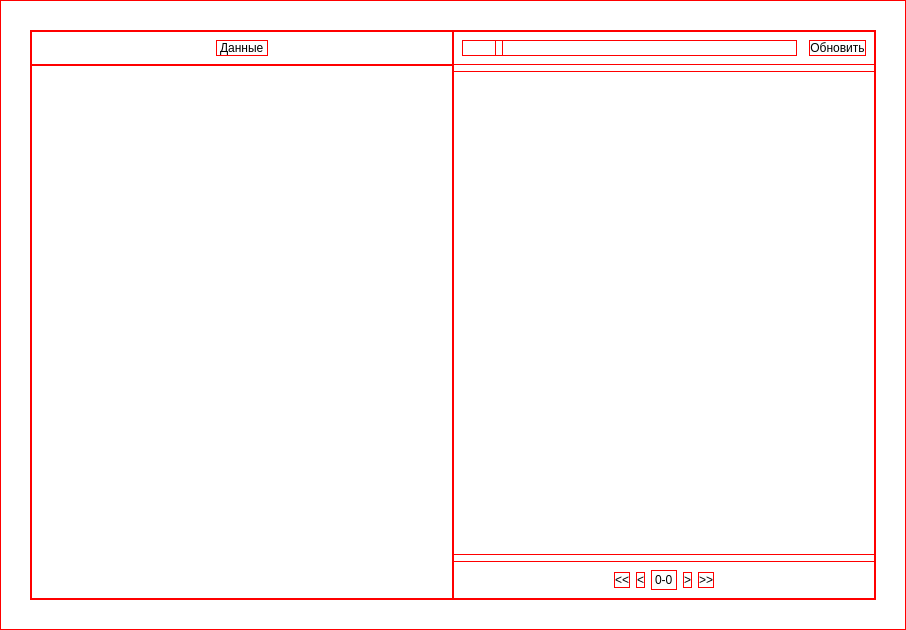
<?xml version="1.0" encoding="UTF-8"?>
<ui version="4.0">
 <class>Form</class>
 <widget class="QWidget" name="Form">
  <property name="geometry">
   <rect>
    <x>0</x>
    <y>0</y>
    <width>906</width>
    <height>630</height>
   </rect>
  </property>
  <property name="windowTitle">
   <string>Form</string>
  </property>
  <property name="styleSheet">
   <string notr="true">* {

	background-color: rgb(255, 255, 255);
border: 1px solid rgb(255, 0, 0);

}</string>
  </property>
  <layout class="QHBoxLayout" name="horizontalLayout_5">
   <property name="leftMargin">
    <number>30</number>
   </property>
   <property name="topMargin">
    <number>30</number>
   </property>
   <property name="rightMargin">
    <number>30</number>
   </property>
   <property name="bottomMargin">
    <number>30</number>
   </property>
   <item>
    <widget class="QWidget" name="widget" native="true">
     <layout class="QHBoxLayout" name="horizontalLayout">
      <property name="spacing">
       <number>0</number>
      </property>
      <property name="leftMargin">
       <number>0</number>
      </property>
      <property name="topMargin">
       <number>0</number>
      </property>
      <property name="rightMargin">
       <number>0</number>
      </property>
      <property name="bottomMargin">
       <number>0</number>
      </property>
      <item>
       <widget class="QSplitter" name="splitter">
        <property name="orientation">
         <enum>Qt::Horizontal</enum>
        </property>
        <property name="handleWidth">
         <number>0</number>
        </property>
        <widget class="QWidget" name="layoutWidget">
         <layout class="QVBoxLayout" name="verticalLayout_2">
          <property name="spacing">
           <number>0</number>
          </property>
          <item>
           <widget class="QWidget" name="widget_2" native="true">
            <property name="sizePolicy">
             <sizepolicy hsizetype="Preferred" vsizetype="Preferred">
              <horstretch>0</horstretch>
              <verstretch>0</verstretch>
             </sizepolicy>
            </property>
            <layout class="QHBoxLayout" name="horizontalLayout_2">
             <item>
              <widget class="QLabel" name="lbl_module">
               <property name="sizePolicy">
                <sizepolicy hsizetype="Fixed" vsizetype="Preferred">
                 <horstretch>0</horstretch>
                 <verstretch>0</verstretch>
                </sizepolicy>
               </property>
               <property name="text">
                <string>Данные</string>
               </property>
              </widget>
             </item>
            </layout>
           </widget>
          </item>
          <item>
           <widget class="QTreeWidget" name="trw_modules">
            <property name="contextMenuPolicy">
             <enum>Qt::CustomContextMenu</enum>
            </property>
            <attribute name="headerVisible">
             <bool>false</bool>
            </attribute>
            <attribute name="headerDefaultSectionSize">
             <number>100</number>
            </attribute>
            <column>
             <property name="text">
              <string notr="true">1</string>
             </property>
            </column>
           </widget>
          </item>
         </layout>
        </widget>
        <widget class="QWidget" name="wgt_table" native="true">
         <layout class="QVBoxLayout" name="verticalLayout_3">
          <item>
           <widget class="QWidget" name="wgt_table_tools" native="true">
            <layout class="QHBoxLayout" name="horizontalLayout_6">
             <item>
              <widget class="QWidget" name="wgt_filters" native="true">
               <layout class="QHBoxLayout" name="horizontalLayout_4">
                <property name="leftMargin">
                 <number>0</number>
                </property>
                <property name="topMargin">
                 <number>0</number>
                </property>
                <property name="rightMargin">
                 <number>0</number>
                </property>
                <property name="bottomMargin">
                 <number>0</number>
                </property>
                <item>
                 <widget class="QPushButton" name="btn_filter">
                  <property name="text">
                   <string/>
                  </property>
                  <property name="icon">
                   <iconset>
                    <normaloff>data/icons/Filter-b.svg</normaloff>data/icons/Filter-b.svg</iconset>
                  </property>
                 </widget>
                </item>
                <item>
                 <widget class="QListWidget" name="lst_filter">
                  <property name="sizePolicy">
                   <sizepolicy hsizetype="Expanding" vsizetype="Ignored">
                    <horstretch>0</horstretch>
                    <verstretch>0</verstretch>
                   </sizepolicy>
                  </property>
                  <property name="verticalScrollBarPolicy">
                   <enum>Qt::ScrollBarAlwaysOff</enum>
                  </property>
                  <property name="horizontalScrollBarPolicy">
                   <enum>Qt::ScrollBarAlwaysOff</enum>
                  </property>
                  <property name="sizeAdjustPolicy">
                   <enum>QAbstractScrollArea::AdjustToContentsOnFirstShow</enum>
                  </property>
                  <property name="flow">
                   <enum>QListView::LeftToRight</enum>
                  </property>
                 </widget>
                </item>
               </layout>
              </widget>
             </item>
             <item>
              <widget class="QWidget" name="wgt_cmd_bg" native="true">
               <layout class="QHBoxLayout" name="horizontalLayout_8">
                <property name="spacing">
                 <number>0</number>
                </property>
                <property name="leftMargin">
                 <number>0</number>
                </property>
                <property name="topMargin">
                 <number>0</number>
                </property>
                <property name="rightMargin">
                 <number>0</number>
                </property>
                <property name="bottomMargin">
                 <number>0</number>
                </property>
               </layout>
              </widget>
             </item>
             <item>
              <widget class="QPushButton" name="btn_refresh">
               <property name="text">
                <string>Обновить</string>
               </property>
               <property name="flat">
                <bool>true</bool>
               </property>
              </widget>
             </item>
            </layout>
           </widget>
          </item>
          <item>
           <widget class="QTableWidget" name="tbl_table">
            <attribute name="horizontalHeaderStretchLastSection">
             <bool>false</bool>
            </attribute>
           </widget>
          </item>
          <item>
           <widget class="QWidget" name="wgt_bot_table" native="true">
            <layout class="QHBoxLayout" name="horizontalLayout_9">
             <item>
              <spacer name="horizontalSpacer_3">
               <property name="orientation">
                <enum>Qt::Horizontal</enum>
               </property>
               <property name="sizeHint" stdset="0">
                <size>
                 <width>40</width>
                 <height>20</height>
                </size>
               </property>
              </spacer>
             </item>
             <item>
              <widget class="QPushButton" name="btn_left_left">
               <property name="text">
                <string>&lt;&lt;</string>
               </property>
              </widget>
             </item>
             <item>
              <widget class="QPushButton" name="btn_left">
               <property name="text">
                <string>&lt;</string>
               </property>
              </widget>
             </item>
             <item>
              <widget class="QWidget" name="wdt_lbl_rows_bg_2" native="true">
               <layout class="QHBoxLayout" name="horizontalLayout_10">
                <property name="spacing">
                 <number>0</number>
                </property>
                <property name="leftMargin">
                 <number>0</number>
                </property>
                <property name="topMargin">
                 <number>0</number>
                </property>
                <property name="rightMargin">
                 <number>0</number>
                </property>
                <property name="bottomMargin">
                 <number>0</number>
                </property>
                <item>
                 <widget class="QLabel" name="lbl_rows">
                  <property name="text">
                   <string>0-0</string>
                  </property>
                 </widget>
                </item>
               </layout>
              </widget>
             </item>
             <item>
              <widget class="QPushButton" name="btn_right">
               <property name="text">
                <string>&gt;</string>
               </property>
              </widget>
             </item>
             <item>
              <widget class="QPushButton" name="btn_right_right">
               <property name="text">
                <string>&gt;&gt;</string>
               </property>
              </widget>
             </item>
             <item>
              <spacer name="horizontalSpacer_4">
               <property name="orientation">
                <enum>Qt::Horizontal</enum>
               </property>
               <property name="sizeHint" stdset="0">
                <size>
                 <width>40</width>
                 <height>20</height>
                </size>
               </property>
              </spacer>
             </item>
            </layout>
           </widget>
          </item>
         </layout>
        </widget>
       </widget>
      </item>
     </layout>
    </widget>
   </item>
  </layout>
 </widget>
 <resources/>
 <connections/>
</ui>
